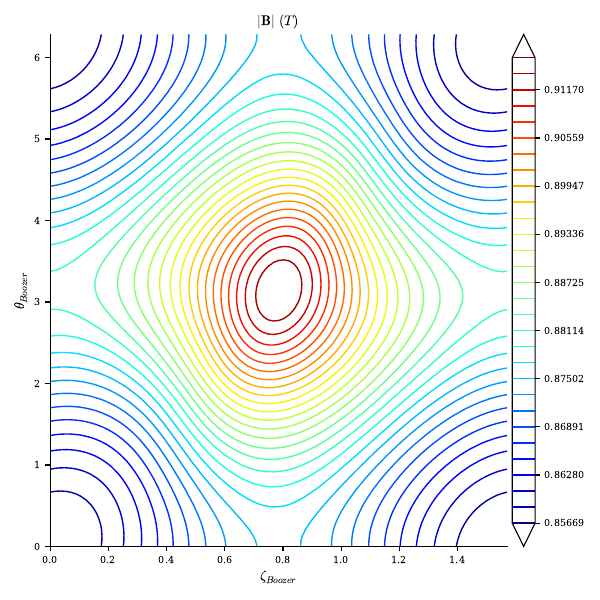

Python code for this plot:

# fmt: off
import os  # noqa

if "CUDA_VISIBLE_DEVICES" in os.environ:
    del os.environ["CUDA_VISIBLE_DEVICES"]


from desc import set_device

if True:
    set_device("gpu", 0)

import jax
try:
    print(jax.devices())
    jax.config.update("jax_compilation_cache_dir", "../jax-caches")
    jax.config.update("jax_persistent_cache_min_entry_size_bytes", -1)
    jax.config.update("jax_persistent_cache_min_compile_time_secs", 0)
except Exception as e:
    print(e)
# fmt: on


from desc.continuation import solve_continuation_automatic
from desc.equilibrium import Equilibrium
from desc.geometry import FourierRZToroidalSurface
from desc.optimize import Optimizer
from desc.plotting import plot_boozer_surface, plot_3d
from desc.objectives import (
    ObjectiveFunction, QuasisymmetryTwoTerm, AspectRatio, ForceBalance, FixBoundaryR, FixBoundaryZ, FixPressure, FixCurrent, FixPsi)

from desc.plotting import LinearGrid
import numpy as np


surf = FourierRZToroidalSurface(
    R_lmn=[1, 0.125, 0.1],
    Z_lmn=[-0.125, -0.1],
    modes_R=[[0, 0], [1, 0], [0, 1]],
    modes_Z=[[-1, 0], [0, -1]],
    NFP=4,
)

# create initial equilibrium. Psi chosen to give B ~ 1 T. Could also give profiles here,
# default is zero pressure and zero current
eq = Equilibrium(M=4, N=4, Psi=0.04, surface=surf)

grid = LinearGrid(
    rho=0.8,
    theta=np.linspace(0, 2 * np.pi, 100),
    zeta=np.linspace(0, 2 * np.pi, 100),
    axis=True
)

fig = plot_3d(eq, "|F|", log=True, grid=grid)
fig.write_image("preoptimization.png")

# this is usually all you need to solve a fixed boundary equilibrium
eq0 = solve_continuation_automatic(eq, verbose=0)[-1]
fig = plot_3d(eq0, "|F|", log=True, grid=grid)
fig.write_image("postptimization.png")


def run_qh_optimization(k, eq):
    grid = LinearGrid(
        M=eq.M_grid, N=eq.N_grid, NFP=eq.NFP,
        rho=np.array([0.6, 0.8, 1.0]),
        sym=True
    )

    objective = ObjectiveFunction(
        QuasisymmetryTwoTerm(eq=eq, helicity=(1, eq.NFP), grid=grid),
        AspectRatio(eq=eq, target=8, weight=100)
    )

    # NOTE: Values greater than k are given as constraints
    R_modes = np.vstack(
        [0, 0, 0],
        eq.surface.R_basis.modes[
            np.max(np.abs(eq.surface.R_basis.modes), 1) > k, :
        ],
    )
    Z_modes = eq.surface.Z_basis.modes[
        np.max(np.abs(eq.surface.Z_basis.modes), 1) > k, :
    ]

    constraints = (
        ForceBalance(eq=eq),
        FixBoundaryR(eq=eq, modes=R_modes),
        FixBoundaryZ(eq=eq, modes=Z_modes),
        FixPressure(eq=eq),
        FixCurrent(eq=eq),
        FixPsi(eq=eq)
    )

    optimizer = Optimizer('proximal-lsq-exact')

    eq_new, history = eq.optimize(
        objective=objective,
        constraints=constraints,
        optimizer=optimizer,
        maxiter=20,
        verbose=3,
        copy=True,
        options={
            "initial_trust_ratio": 0.1,
        }
    )

    return eq_new


grid = LinearGrid(
    rho=0.8,
    theta=np.linspace(0, 2 * np.pi, 100),
    zeta=np.linspace(0, 2 * np.pi, 100),
    axis=True
)
eq_test = eq
for i in range(0, 3):
    eq_test = run_qh_optimization(i, eq_test)
    fig = plot_3d(eq_test, "|F|", log=True, grid=grid)
    fig.write_image(f"improvement_{i}.png")
    fig, ax = plot_boozer_surface(eq_test)
    fig.savefig(f"improvement_{i}_boozer.png")
